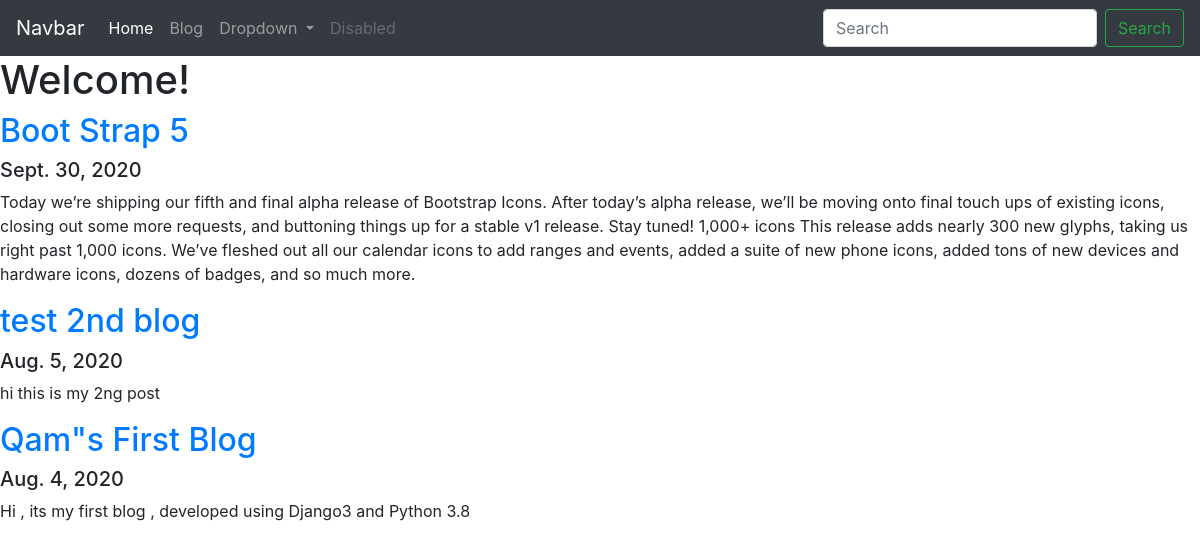
Screenshot of /blog/ with the database file from the repository.
### blog/models.py (models this page shows, shortened)
class Blog(models.Model):
    title = models.CharField(max_length=200)
    description = models.TextField()
    date = models.DateField()

### blog/views.py (the view)
# urls.py: path('', views.all_blogs, name='all_blogs'),
def all_blogs(request):
    blogs = Blog.objects.order_by('-date')[:5]
    return render(request, 'blog/all_blogs.html', {'blogs':blogs})

### blog/templates/blog/all_blogs.html
{% extends 'portfolio/base.html' %}
{% block content %}
<h1>Welcome!</h1>
{%for blog in blogs %}
<a href="{% url 'blog:detail' blog.id %}"><h2>{{blog.title}}</h2></a>
<h5>{{blog.date}}</h5>
<p>{{blog.description}}</p>
{% endfor%}
{% endblock %}

### rows the page displays
Blog: title "Boot Strap 5", date "Sept. 30, 2020", description "Today we’re shipping our fifth and final alpha release of Bootstrap Icons. After today’s alpha release, we’ll be moving onto final touch ups of existing icons, closing out some more requests, and buttoning things up for a stable v1 release. Stay tuned! 1,000+ icons This release adds nearly 300 new glyphs, taking us right past 1,000 icons. We’ve fleshed out all our calendar icons to add ranges and events, added a suite of new phone icons, added tons of new devices and hardware icons, dozens of badges, and so much more."
Blog: title "test 2nd blog", date "Aug. 5, 2020", description "hi this is my 2ng post"
Blog: title "Qam\"s First Blog", date "Aug. 4, 2020", description "Hi , its my first blog , developed using Django3 and Python 3.8"
